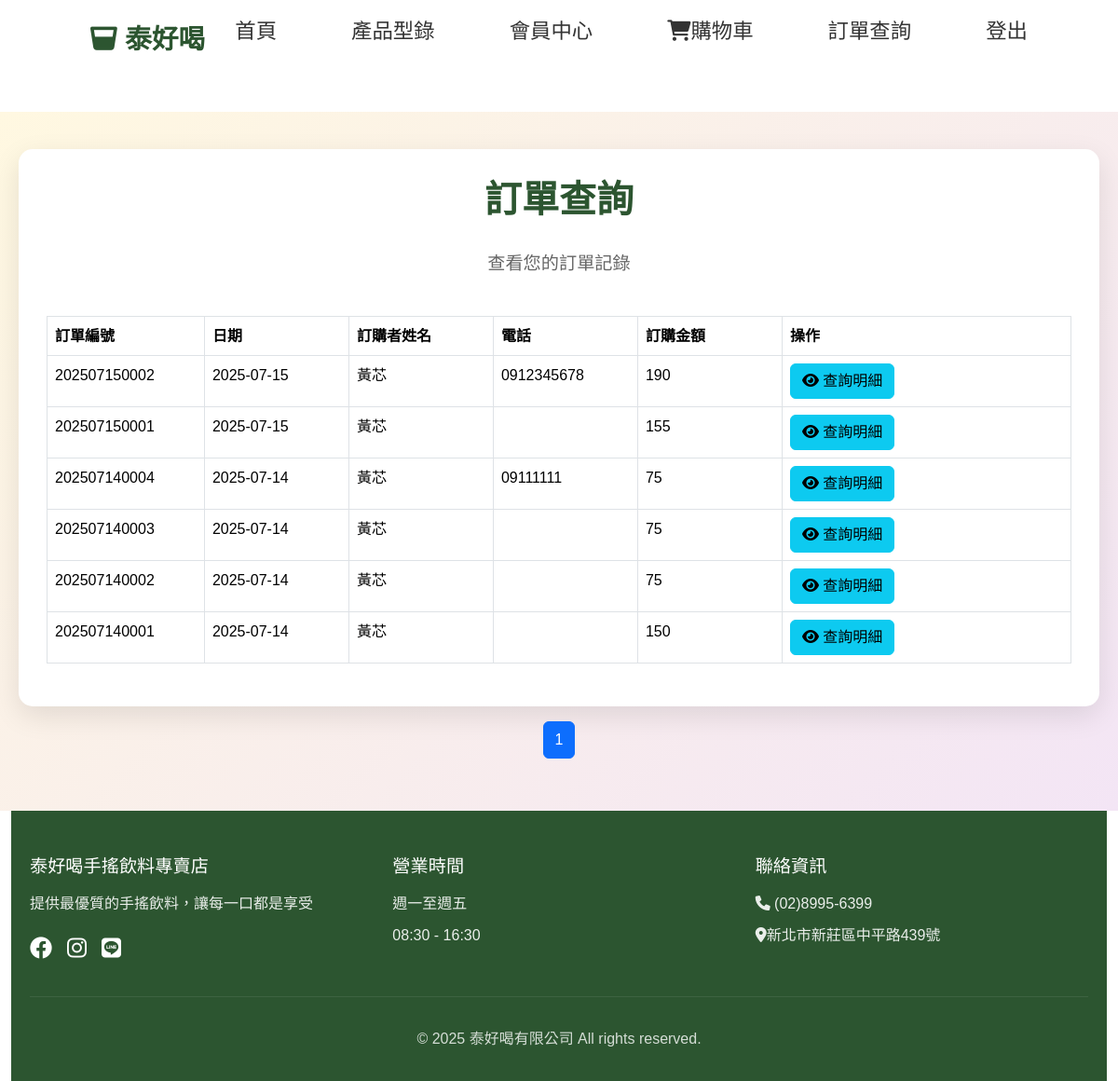
The page /query_order.php (signed in) on the database as committed earlier.
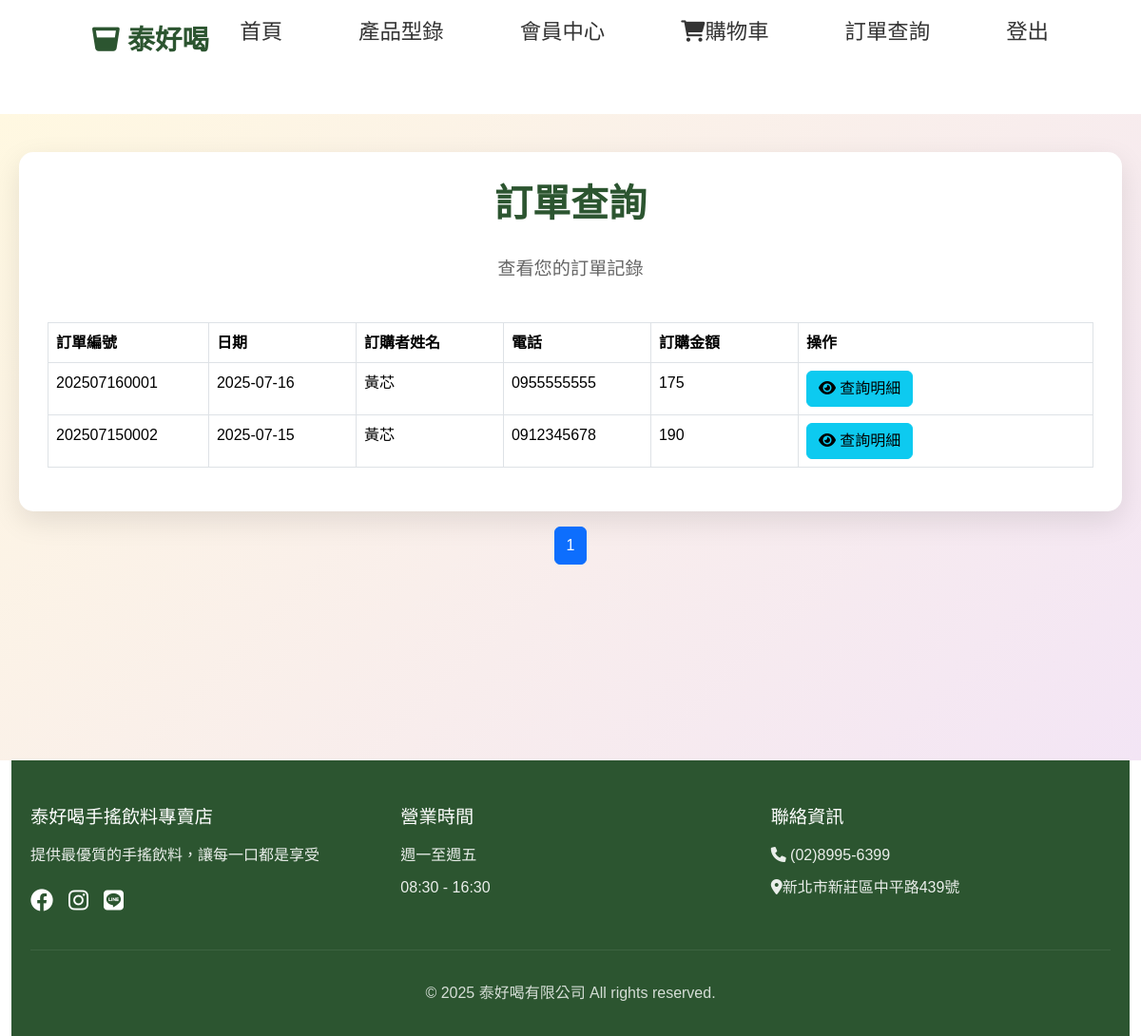
The same page on the database as committed later.
### tables this page shows
CREATE TABLE `order1` (
  `id` int(10) UNSIGNED NOT NULL,
  `date1` date NOT NULL,
  `or_no` varchar(20) NOT NULL,
  `acc` text NOT NULL,
  `name` text NOT NULL,
  `amt` int(11) NOT NULL DEFAULT 0,
  `tel` varchar(20) NOT NULL,
  `created_time` timestamp NOT NULL DEFAULT current_timestamp(),
  `updated_time` timestamp NOT NULL DEFAULT current_timestamp() ON UPDATE current_timestamp()
);

### api/db.php (called while the page is built, shortened)
<?php
class DB{
  private $dsn="mysql:host=localhost;dbname=tieat;charset=utf8";
  private $pdo;
  private $table;
  function __construct($table)
  {
    $this->table=$table;
    $this->pdo=new PDO($this->dsn,'root','');
  }
  function arraytosql($array){
     $tmp=[];
     foreach ($array as $key => $value) {
       $tmp[]="`$key`='$value'";
     }
     return $tmp;
  }
  function all(...$arg){
   $sql="select * from $this->table ";
   if(isset($arg[0])){
     if(is_array($arg[0])){
        $tmp=$this->arraytosql($arg[0]);
        $sql.=" where ".join(" and ",$tmp);
     }else{
        $sql.=$arg[0];
     }
   }
   if(isset($arg[1])){
        $sql.=$arg[1];
   }
   return $this->pdo->query($sql)->fetchAll(PDO::FETCH_ASSOC);
  }
}
?>

### query_order.php (the view, shortened to what this page needs)
<?php
 include_once "./api/db.php";
 ?>
<!DOCTYPE html>
<html lang="zh-TW">
<head>
    <?php include "title_link.php" ?>
</head>
<body>
    <?php include 'header.php';?>
    <section class="order-section">
        <div class="order-container">
            <h2 class="order-title">訂單查詢</h2>
            <p class="order-subtitle">查看您的訂單記錄</p>
            <?php
            if(isset($_SESSION['mem'])):
                $acc = $_SESSION['mem'];
                $table = 'order1';
             ?>
                <table class="table table-bordered table-hover table-fixed">
                <thead>
                    <tr>
                        <th style="width: 10%;">訂單編號</th>
                        <th style="width: 10%;">日期</th>
                        <th style="width: 10%;">訂購者姓名</th>
                        <th style="width: 10%;">電話</th>
                        <th style="width: 10%;">訂購金額</th>
                        <th style="width: 20%;">操作</th>
                    </tr>
                </thead>
                <tbody>
                    <?php
                    $all = count(${ucfirst($table)}->all(['acc'=>$acc]));
                    $div = 8;
                    $pages = ceil($all / $div);
                    $now = $_GET['p'] ?? 1;
                    $start = ($now - 1) * $div;
                    $rows = ${ucfirst($table)}->all(['acc'=>$acc]," order by or_no desc limit $start,$div");
                    foreach ($rows as $row):
                    ?>
                        <tr>
                            <td><?= $row['or_no']; ?></td>
                            <td><?= $row['date1']; ?></td>
                            <td><?= $row['name']; ?></td>
                            <td><?= $row['tel']; ?></td>
                            <td><?= $row['amt']; ?></td>
                            <td>
                                <button class="btn btn-info view-details" data-or-no="<?= $row['or_no']; ?>">
                                    <i class="fa-solid fa-eye"></i> 查詢明細
                                </button>
                            </td>
                        </tr>
                    <?php
                      endforeach;
                    endif;
                    ?>
                </tbody>
            </table>
        </div>
            <div class="fixed-footer">
                <div class="container mt-3">
                    <ul class="pagination justify-content-center">
                        <?php for ($i = 1; $i <= $pages; $i++): ?>
                            <li class="page-item <?= ($now == $i) ? 'active' : ''; ?>">
                                <a class="page-link" href="?p=<?= $i; ?>"><?= $i; ?></a>
                            </li>
                        <?php endfor; ?>
                    </ul>
                </div>
            </div>
    </section>
    <?php include 'footer.php'; ?>
</body>
</html>

### title_link.php (shortened to what this page needs)
    <link rel="stylesheet" href="https://cdnjs.cloudflare.com/ajax/libs/bootstrap/5.3.7/css/bootstrap.min.css"
/>
    <link rel="stylesheet" href="https://cdnjs.cloudflare.com/ajax/libs/font-awesome/6.0.0/css/all.min.css">
    <link rel="stylesheet" href="./css/style.css">

### header.php (shortened to what this page needs)
<nav class="navbar">
    <div class="nav-container">
        <div class="nav-logo">
            <i class="fas fa-glass-whiskey"></i>
            <span>泰好喝</span>
        </div>
        <ul class="nav-menu">
            <li class="nav-item">
                <a href="index.php" class="nav-link">首頁</a>
            </li>
             <li class="nav-item">
                <a class="nav-link" href="items.php">產品型錄</a>
            </li>
            <?php
                 if(isset($_SESSION['mem'])):
                ?>
            <li class="nav-item">
                <a class="nav-link" href="main.php">會員中心</a>
            </li>
            <li class="nav-item">
                <a class="nav-link" href="shopping_car.php"><i class="fas fa-shopping-cart"></i>購物車</a>
            </li>
            <li class="nav-item">
                <a class="nav-link" href="query_order.php">訂單查詢</a>
            </li>
            <li class="nav-item">
                <a class="nav-link" href="./api/logout.php">登出</a>
            </li>
            <?php
                endif;
               ?>
        </ul>
    </div>
</nav>

### footer.php (shortened to what this page needs)
<div class="container-fluid">
    <footer class="footer">
        <div class="container">
            <div class="footer-content">
                <div class="footer-section">
                    <h3>泰好喝手搖飲料專賣店</h3>
                    <p>提供最優質的手搖飲料，讓每一口都是享受</p>
                    <div class="social-links">
                        <a href="#"><i class="fab fa-facebook"></i></a>
                        <a href="#"><i class="fab fa-instagram"></i></a>
                        <a href="#"><i class="fab fa-line"></i></a>
                    </div>
                </div>
                <div class="footer-section">
                    <h3>營業時間</h3>
                    <p>週一至週五</p>
                    <p>08:30 - 16:30</p>
                </div>
                <div class="footer-section">
                    <h3>聯絡資訊</h3>
                    <p><i class="fas fa-phone"></i> (02)8995-6399</p>
                    <p><i class="fas fa-map-marker-alt"></i>新北市新莊區中平路439號</p>
                </div>
            </div>
            <div class="footer-bottom">
                <p>&copy; 2025 泰好喝有限公司 All rights reserved.</p>
            </div>
        </div>
    </footer>
</div>

### css/style.css (style rules this page uses)
* { margin: 0; padding: 0; box-sizing: border-box; }
body { font-family: 'Noto Sans TC', sans-serif; line-height: 1.6; color: #333; overflow-x: hidden; }
.container { max-width: 1200px; margin: 0 auto; padding: 0 20px; }
.navbar { position: fixed; top: 0; width: 100%; background: rgba(255, 255, 255, 0.95); backdrop-filter: blur(10px); z-index: 1000; padding: 1rem 0; transition: all 0.3s ease; }
.nav-container { max-width: 1200px; margin: 0 auto; padding: 0 20px; display: flex; justify-content: space-between; }
.nav-logo { display: flex; align-items: center; font-size: 1.8rem; font-weight: 700; color: #2c5530; }
.nav-logo i { margin-right: 0.5rem; font-size: 1.8rem; }
.nav-menu { display: flex; list-style: none; font-size: 1.4rem; gap: 5rem; }
.nav-link { text-decoration: none; color: #333; font-weight: 500; transition: color 0.3s ease; position: relative; }
.nav-link::after { content: ''; position: absolute; width: 0; height: 2px; bottom: -5px; left: 0; background-color: #2c5530; transition: width 0.3s ease; }
.footer { background: #2c5530; color: white; padding: 3rem 0 1rem; }
.footer-content { display: grid; grid-template-columns: repeat(auto-fit, minmax(250px, 1fr)); gap: 2rem; margin-bottom: 2rem; }
.footer-section h3 { margin-bottom: 1rem; font-size: 1.2rem; }
.footer-section p { margin-bottom: 0.5rem; opacity: 0.9; }
.social-links { display: flex; gap: 1rem; margin-top: 1rem; }
.social-links a { color: white; font-size: 1.5rem; transition: color 0.3s ease; }
.footer-bottom { text-align: center; padding-top: 2rem; border-top: 1px solid rgba(255, 255, 255, 0.1); opacity: 0.8; }

### query_order.php (style rules this page uses)
.order-section { margin-top: 120px; padding: 40px 20px; min-height: calc(100vh - 120px); background: linear-gradient(135deg, #fff8e1 0%, #f3e5f5 100%); }
.order-container { max-width: 1200px; margin: 0 auto; background: white; padding: 30px; border-radius: 15px; box-shadow: 0 10px 30px rgba(0, 0, 0, 0.1); }
.order-title { text-align: center; color: #2c5530; margin-bottom: 30px; font-size: 2.5rem; font-weight: 700; }
.order-subtitle { text-align: center; color: #666; margin-bottom: 40px; font-size: 1.2rem; }

Rows that differ between the two databases and show on the page:
removed order1: or_no "202507150001", date1 "2025-07-15", name "黃芯", amt "155"
removed order1: or_no "202507140004", date1 "2025-07-14", name "黃芯", tel "09111111", amt "75"
removed order1: or_no "202507140003", date1 "2025-07-14", name "黃芯", amt "75"
removed order1: or_no "202507140002", date1 "2025-07-14", name "黃芯", amt "75"
removed order1: or_no "202507140001", date1 "2025-07-14", name "黃芯", amt "150"
added order1: or_no "202507160001", date1 "2025-07-16", name "黃芯", tel "0955555555", amt "175"
